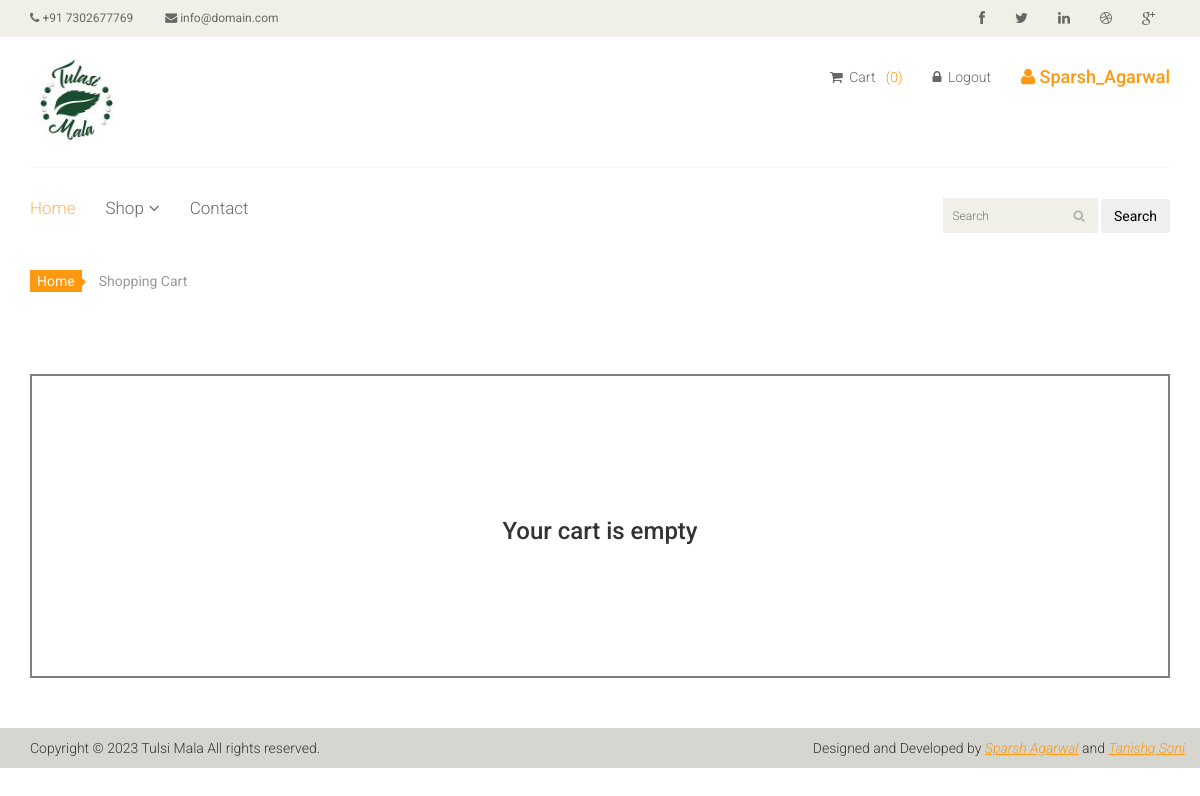
/cart (signed in), run on an earlier commit of the app's database.
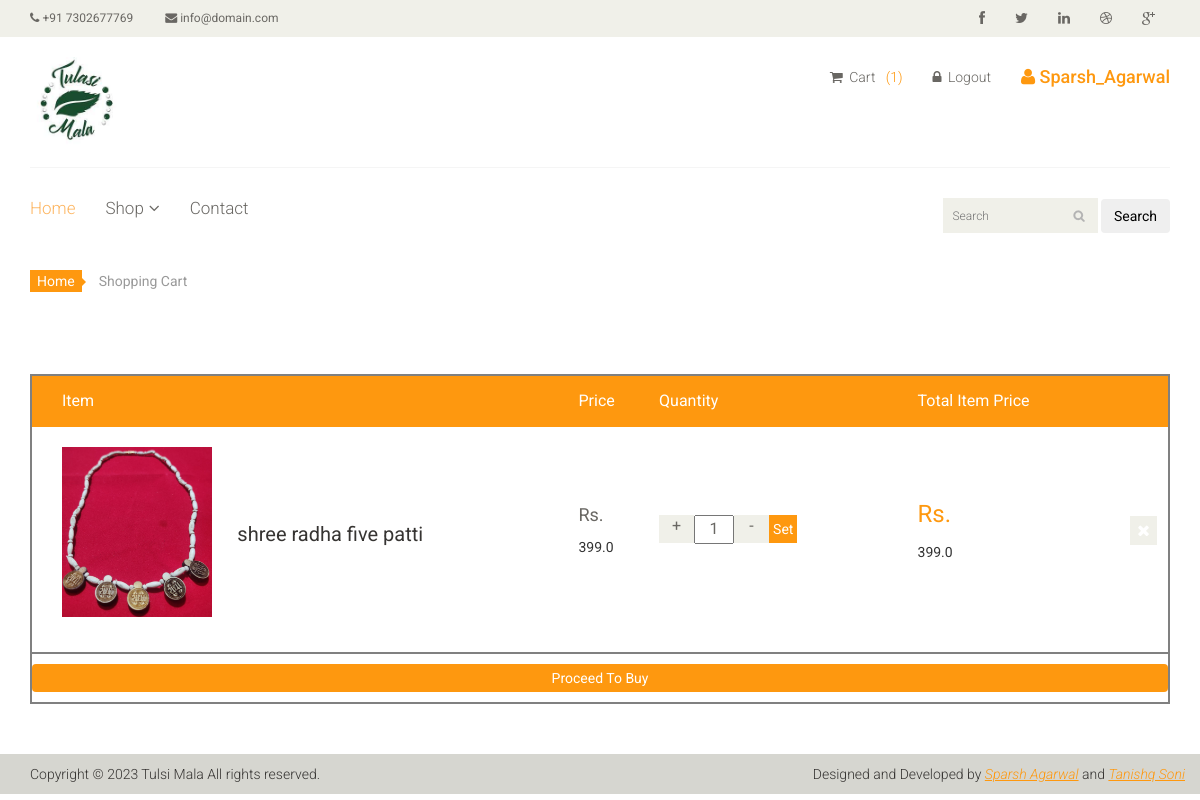
And on a later commit of the database.
### core/models.py (models this page shows, shortened)
class Cart(models.Model):
    user = models.ForeignKey(User, on_delete=models.CASCADE)
    product = models.ForeignKey(Product, on_delete=models.CASCADE)
    quantity = models.IntegerField(default=1)
    isPaid = models.BooleanField(default=False)
    orderID = models.CharField(max_length=150, blank=True , null=True)
    firstname = models.CharField(max_length=25, blank=True, null=True)
    lastname = models.CharField(max_length=25, blank=True, null=True)
    Address = models.CharField(max_length=1000, blank=True, null=True)
    country = models.CharField(max_length=100, blank=True, null=True)
    zip_code = models.IntegerField(blank=True, null=True)
    phone = models.IntegerField(blank=True, null=True)

class Product(models.Model):
    name = models.CharField(max_length=100)
    category = models.ForeignKey('Category', on_delete=models.CASCADE)
    slug = models.SlugField(unique=True, null=True, blank=True)
    desc = models.TextField()
    price = models.FloatField(default=0.0)
    product_available_count = models.IntegerField(default=0)
    img = models.ImageField(upload_to='images/')
    def __str__(self):
        return self.name

### core/views.py (the view, shortened to what this page needs)
# urls.py: path('cart', views.cart, name='cart'),
def cart(request):
    if request.user.is_authenticated:
        if Cart.objects.filter(user=request.user).exists():
            order = Order.objects.get(user=request.user, ordered=False)
            cart_items = Cart.objects.filter(user=request.user)
            len_of_cart = len(Cart.objects.filter(user=request.user))
            cart_prod_and_price = []
            for item in cart_items:
                cart_prod_and_price.append(
                    [item, (item.quantity * item.product.price)])
            return render(request, 'core/cart.html', {'order': order, 'len_of_cart': len_of_cart, 'cart_prod_and_price': cart_prod_and_price})
        len_of_cart = len(Cart.objects.filter(user=request.user))
        return render(request, 'core/cart.html', {'message': "Your cart is empty", 'len_of_cart': len_of_cart})
    return redirect("/accounts/user_login")

### templates/core/cart.html (shortened to what this page needs)
{% extends './base.html' %} {% load static %} {% block start %}
<section id="cart_items">
  <div class="container">
    <div class="breadcrumbs">
      <ol class="breadcrumb">
        <li><a href="#">Home</a></li>
        <li class="active">Shopping Cart</li>
      </ol>
    </div>
    {% if not message %}
    <div class="table-responsive cart_info" style="border: 2px solid grey; display: flex; flex-direction: column;">
      <table class="table table-condensed">
        <thead>
          <tr class="cart_menu">
            <td class="image">Item</td>
            <td class="description"></td>
            <td class="price">Price</td>
            <td class="quantity">Quantity</td>
            <td class="total">Total Item Price</td>
            <td></td>
          </tr>
        </thead>
        <tbody>
          {% for items in cart_prod_and_price %}
          <tr>
            <td class="cart_product">
              <a href=""><img style="width: 15rem" src="{{ items.0.product.img.url }}" alt=""/></a>
            </td>
            <td class="cart_description">
              <h4><a href="">{{ items.0.product }}</a></h4>
            </td>
            <td class="cart_price">
              <p>Rs.</p>
              {{ items.0.product.price }}
            </td>
            <td class="cart_quantity">
              <form method="post" class="cart_quantity_button"> {% csrf_token %}
                <a class="cart_quantity_up plus-btn" style="cursor: pointer; user-select: none;" data-item-id="{{ items.0.pk }}">+</a>
                {% if quantity and items.0.product.slug == inst_product %}
                <input class="cart_quantity_input" type="text" name="quantity" value="{{quantity}}" readonly autocomplete="off" size="2"/>
                  {% else %}
                  <input class="cart_quantity_input" type="text" name="quantity" value="{{ items.0.quantity }}" readonly autocomplete="off" size="2"/>
                  {% endif %}
                  <a class="cart_quantity_down minus-btn" style="cursor: pointer; user-select: none;" data-item-id="{{ items.pk }}">-</a>
                  <input type="submit" style="background: #FE980F; border: none; color: white; padding: 0.4rem " value="Set">
                </form>
              </td>
              <td class="cart_total">
                <p class="cart_total_price">Rs.</p>
                {{ items.1 }}
              </td>
              <td class="cart_delete">
                <a class="cart_quantity_delete" href="/remove_cart_items/{{ items.0.pk }}"><i class="fa fa-times"></i></a>
              </td>
            </tr>
            {% endfor %}
          </tbody>
        </table>
        <div class="proc-to-pay" style="border-top: 2px solid grey; display: flex; flex-direction: column;">
          <a href="/checkout" class="btn" style="background: #FE980F; border: none; margin: 1rem 0; color: white; padding: 0.4rem ">Proceed To Buy</a>
        </div>
      </div>
      {% else %}
      <div class="table-responsive cart_info" style="border: 2px solid grey; display: flex; flex-direction: column; justify-content: center; align-items: center; height: 38vh;">
        <h3>{{message}}</h3>
      </div>
    {% endif %}
  </div>
</section>
{% endblock %}

### templates/core/base.html (shortened to what the changed rows need)
{% load static %} {% load cart_template_tag %}
<!DOCTYPE html>
<html lang="en">
  <head>
    <link href="{% static 'css/bootstrap.min.css' %}" rel="stylesheet" />
    <link href="{% static 'css/font-awesome.min.css' %}" rel="stylesheet" />
    <link href="{% static 'css/prettyPhoto.css' %}" rel="stylesheet" />
    <link href="{% static 'css/price-range.css' %}" rel="stylesheet" />
    <link href="{% static 'css/animate.css' %}" rel="stylesheet" />
    <link href="{% static 'css/main.css' %}" rel="stylesheet" />
    <link href="{% static 'css/responsive.css' %}" rel="stylesheet" />
    <script src="https://code.jquery.com/jquery-3.6.0.min.js"></script></head
  >
  <body>
    <header id="header">
      <div class="header-middle">
        <div class="container">
          <div class="row">
            <div class="col-sm-8">
              <div class="shop-menu pull-right">
                <ul class="nav navbar-nav">
                  <li>
                    <a href="/cart"
                      ><i class="fa fa-shopping-cart"></i> Cart&nbsp;&nbsp;
                       {% if user.is_authenticated %}
                      <div style="color: #fe980f; display: inline">
                        ({{ len_of_cart }})
                      </div>
                      {% endif %}
                    </a>
                  </li>
                </ul>
              </div>
            </div>
          </div>
        </div>
      </div>
    </header>
    {% block start %} {% endblock %}
  </body>
</html>

What changed in the data, as far as the page shows it:
added Cart: product.img (picture), product.name "shree radha five patti", product.price "399.0", quantity "1", items "399.0"
Also different on the page:
{{ len_of_cart }}: "0" → "1"
{{ message }}: "Your cart is empty" → (not shown)
text now shown: "Item Price Quantity Total Item Price Proceed To Buy"
